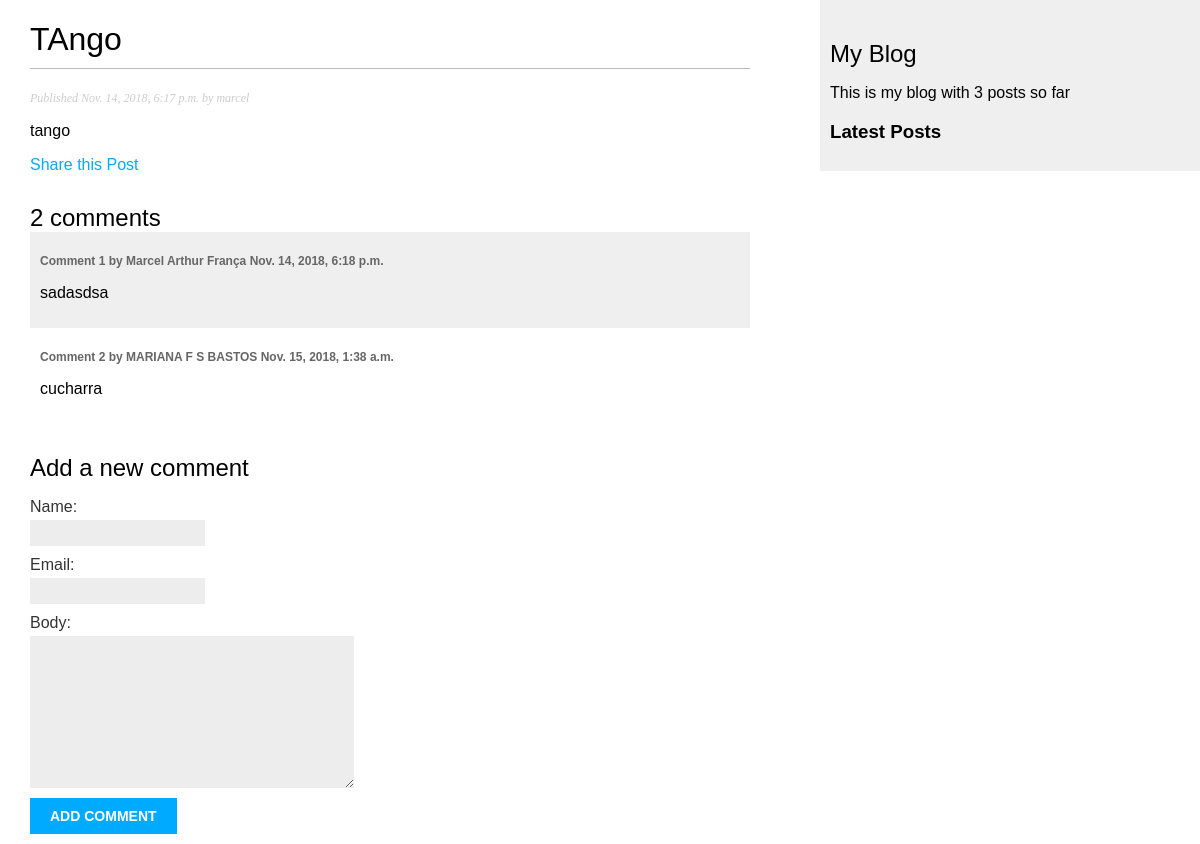
Screenshot of /blog/2018/11/14/tango/ with the database file from the repository.
### blog/models.py (models this page shows, shortened)
class Post(models.Model):
    STATUS_CHOICES = (
        ('draft', 'Draft'),
        ('published', 'Published'),
    )
    title = models.CharField(max_length=250)
    slug = models.SlugField(max_length=250, unique_for_date='publish')
    author = models.ForeignKey(User, related_name='blog_posts', on_delete=models.CASCADE)
    body = models.TextField()
    publish = models.DateTimeField(default=timezone.now)
    created = models.DateTimeField(auto_now_add=True)
    updated = models.DateTimeField(auto_now=True)
    status = models.CharField(max_length=10, choices=STATUS_CHOICES, default='draft')
    objects = models.Manager()
    published = PublishedManager()
    tags = TaggableManager()
    class Meta:
        ordering = ('-publish',)

class Comment(models.Model):
    post = models.ForeignKey(Post, related_name='comments', on_delete=models.CASCADE)
    name = models.CharField(max_length=80)
    email = models.EmailField()
    body = models.TextField()
    created = models.DateTimeField(auto_now_add=True)
    updated = models.DateTimeField(auto_now=True)
    active = models.BooleanField(default=True)
    class Meta:
        ordering = ('created',)

### blog/views.py (the view)
# urls.py: re_path(r'^(?P<year>\d{4})/(?P<month>\d{2})/(?P<day>\d{2})/(?P<post>[-\w]+)/$', views.post_detail, name='post_detail'),
def post_detail(request, year, month, day, post):
    post = get_object_or_404(Post, slug=post, status='published', publish__year=year,
                            publish__month=month, publish__day=day)
    comments = post.comments.filter(active=True)
    if request.method == 'POST':
        comment_form = CommentForm(data=request.POST)
        if comment_form.is_valid():
            new_comment = comment_form.save(commit=False)
            new_comment.post = post
            new_comment.save()
    else:
        comment_form = CommentForm()
    return render(request, 'blog/post/detail.html', {'post': post,
                                                    'comments': comments, 'comment_form': comment_form})

### blog/forms.py
class CommentForm(forms.ModelForm):
    class Meta:
        model = Comment
        fields = ('name', 'email', 'body')

### blog/models.py (called while the page is built)
    def get_queryset(self):
        return super(PublishedManager, self).get_queryset().filter(status='published')

### blog/templatetags/blog_tags.py (called while the page is built)
@register.simple_tag
def total_posts():
    return Post.published.count()

@register.inclusion_tag("blog/post/latest_posts.html")
def show_latest_posts(count=5):
    latest_posts = Post.published.order_by('-publish')[:count]
    return {'latest_posts': latest_posts}

### blog/templates/blog/post/detail.html (shortened to what this page needs)
{% extends "blog/base.html" %}
{% block content %}
    <h1>{{ post.title }}</h1>
    <p class="date">Published {{ post.publish }} by {{ post.author }}</p>
    {{ post.body|linebreaks }}
    <p><a href="{% url "blog:post_share" post.id %}">Share this Post</a></p>
    {% with comments.count as total_comments %}
        <h2>{{ total_comments }} comment{{ total_comments|pluralize }}</h2>
    {% endwith %}
    {% for comment in comments %}
        <div class="comment">
            <p class="info">Comment {{ forloop.counter }} by {{comment.name}} {{comment.created}}</p>
            {{ comment.body|linebreaks }}
        </div>
    {% empty %}
        <p>There are no comments yet</p>
    {% endfor %}
    {% if new_comment %}
        <h2>Your comment has been added</h2>
    {% else %}
        <h2>Add a new comment</h2>
        <form action="." method="post">
            {{ comment_form.as_p }}
            <p><input type="submit" value="Add comment"></p>
        </form>
    {% endif %}
{% endblock content %}

### blog/static/css/blog.css (style rules this page uses)
body { margin:0; padding:0; font-family:helvetica, sans-serif; }
a { color:#00abff; text-decoration:none; }
h1 { font-weight:normal; border-bottom:1px solid #bbb; padding:0 0 10px 0; }
h2 { font-weight:normal; margin:30px 0 0; }
p.date { color:#ccc; font-family: georgia, serif; font-size: 12px; font-style: italic; }
label { float:left; clear:both; color:#333; margin-bottom:4px; }
input, textarea { clear:both; float:left; margin:0 0 10px; background:#ededed; border:0; padding:6px 10px; font-size:12px; }
input[type=submit] { font-weight:bold; background:#00abff; color:#fff; padding:10px 20px; font-size:14px; text-transform:uppercase; }
.comment { padding:10px; }
.comment:nth-child(even) { background:#efefef; }
.comment .info { font-weight:bold; font-size:12px; color:#666; }

### rows the page displays
Post: title "TAngo", publish "Nov. 14, 2018, 6:17 p.m.", author "marcel", body "tango"
Comment: name "Marcel Arthur França", created "Nov. 14, 2018, 6:18 p.m.", body "sadasdsa"
Comment: name "MARIANA F S BASTOS", created "Nov. 15, 2018, 1:38 a.m.", body "cucharra"

### other values shown
{{ total_comments }} "2"
